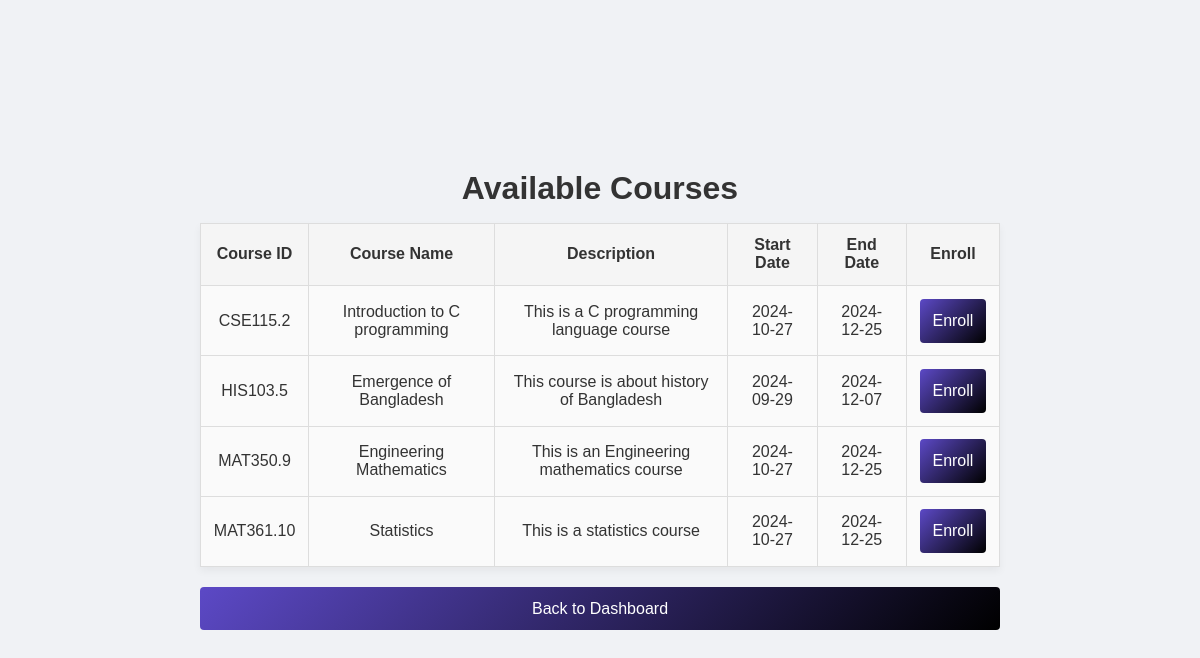
The page /browse_courses.php (signed in) on the database its author committed.
### tables this page shows
CREATE TABLE `course` (
  `Course_Num` int(20) NOT NULL,
  `Course_ID` varchar(20) NOT NULL,
  `CourseName` varchar(50) DEFAULT NULL,
  `Description` longtext NOT NULL,
  `UserID` varchar(50) NOT NULL,
  `Start_Date` date DEFAULT NULL,
  `End_Date` date NOT NULL
);

### browse_courses.php (the view, shortened to what this page needs)
<?php
$conn = new mysqli("localhost", "root", "", "learning_platform");
$sql = "SELECT Course_ID, CourseName, Description, Start_Date, End_Date FROM Course";
$result = $conn->query($sql);
if ($result->num_rows > 0) {
    $courses = $result->fetch_all(MYSQLI_ASSOC);
} else {
    $courses = [];
}
?>
<!DOCTYPE html>
<html lang="en">
<head>
    <link rel="stylesheet" href="style.css">
</head>
<body>
    <div class="browse-courses-container" style="max-width: 800px; margin: 0 auto; text-align: center;">
        <h1>Available Courses</h1>
        <?php if (count($courses) > 0): ?>
            <table style="width: 100%; border-collapse: collapse;">
                <thead>
                    <tr>
                        <th>Course ID</th>
                        <th>Course Name</th>
                        <th>Description</th>
                        <th>Start Date</th>
                        <th>End Date</th>
                        <th>Enroll</th>
                    </tr>
                </thead>
                <tbody>
                    <?php foreach ($courses as $course): ?>
                        <tr>
                            <td><?php echo htmlspecialchars($course['Course_ID']); ?></td>
                            <td><?php echo htmlspecialchars($course['CourseName']); ?></td>
                            <td><?php echo htmlspecialchars($course['Description']); ?></td>
                            <td><?php echo htmlspecialchars($course['Start_Date']); ?></td>
                            <td><?php echo htmlspecialchars($course['End_Date']); ?></td>
                            <td>
                                <a href="browse_courses.php?enroll=true&course_id=<?php echo $course['Course_ID']; ?>">
                                    <button>Enroll</button>
                                </a>
                            </td>
                        </tr>
                    <?php endforeach; ?>
                </tbody>
            </table>
        <?php else: ?>
            <p>No courses available at the moment.</p>
        <?php endif; ?>
        <a href="student_dashboard.html"><button style="margin-top: 20px;">Back to Dashboard</button></a>
    </div>
</body>
</html>

### style.css (style rules this page uses)
* { margin: 0; padding: 0; box-sizing: border-box; font-family: Arial, sans-serif; }
body { display: flex; justify-content: center; align-items: center; min-height: 100vh; background: #f0f2f5; color: #333; }
button { width: 100%; padding: 0.8rem; background: linear-gradient(135deg, #5c49c6, #000000); color: #fff; border: none; border-radius: 4px; font-size: 1rem; cursor: pointer; transition: background 0.3s ease; }
a { color: #4CAF50; text-decoration: none; }
table { width: 100%; border-collapse: collapse; margin-top: 1rem; box-shadow: 0 4px 8px rgba(0, 0, 0, 0.05); }
th, td { padding: 0.8rem; border: 1px solid #ddd; color: #333; text-align: center; }
th { background-color: #f5f5f5; font-weight: bold; }
td { background-color: #fafafa; }

### rows shown on the page
course: Course_ID "CSE115.2", CourseName "Introduction to C programming", Description "This is a C programming language course", Start_Date "2024-10-27", End_Date "2024-12-25"
course: Course_ID "HIS103.5", CourseName "Emergence of Bangladesh", Description "This course is about history of Bangladesh", Start_Date "2024-09-29", End_Date "2024-12-07"
course: Course_ID "MAT350.9", CourseName "Engineering Mathematics", Description "This is an Engineering mathematics course", Start_Date "2024-10-27", End_Date "2024-12-25"
course: Course_ID "MAT361.10", CourseName "Statistics", Description "This is a statistics course", Start_Date "2024-10-27", End_Date "2024-12-25"
